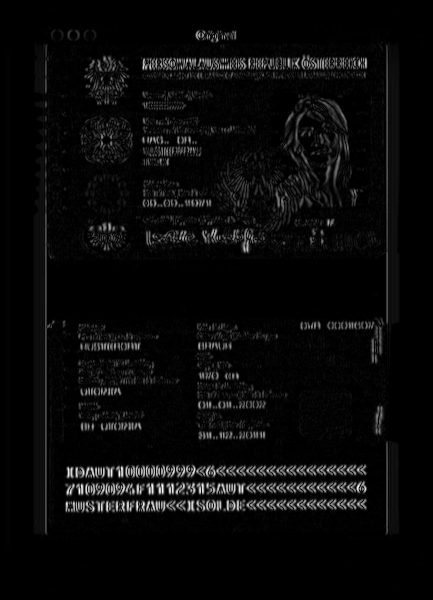
#> input picture MRZs_passport/mrz_gradx.png, 433 x 600 px
$ python detect_mrz.py --images .   (older library calls are emulated)
#> lines starting #> are read from the running program, lines starting #| are printed output that depends on the picture; after the words box and inside, x2 and y2 are one past the last pixel; in counts of white or black regions, pixels touching at a corner belong together
# USAGE
# python detect_mrz.py ./images/

from imutils import paths
import numpy as np
import argparse
import imutils
import cv2

# construct the argument parse and parse the arguments
ap = argparse.ArgumentParser()
ap.add_argument("-i", "--images", required=True,
	help="Path to the images directory")
args = vars(ap.parse_args())


# initialize a rectangular and square structuring kernel
# for applying morphological operations, specially the closing operation
rectKernel = cv2.getStructuringElement(cv2.MORPH_RECT, (13, 5))
sqKernel = cv2.getStructuringElement(cv2.MORPH_RECT, (21, 21))

# loop over the input image paths
for imagePath in paths.list_images(args["images"]):
	# load the image, resize it, and convert it to grayscale
	image = cv2.imread(imagePath)
#> image is the input picture: shape (600, 433, 3); min 0, max 255, mean 9.8
	image = imutils.resize(image, height=600)
	gray = cv2.cvtColor(image, cv2.COLOR_BGR2GRAY)

	# smooth the image using a 3x3 Gaussian Filter, then apply the blackhat
	# morphological operator to find dark regions on a light background
	gray = cv2.GaussianBlur(gray, (3, 3), 0)
	blackhat = cv2.morphologyEx(gray, cv2.MORPH_BLACKHAT, rectKernel)
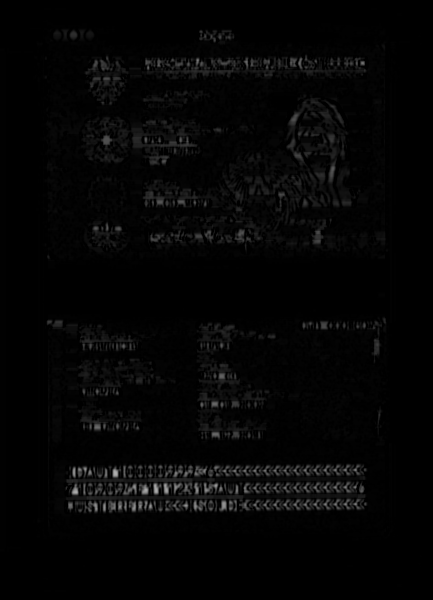
#> blackhat: shape (600, 433); min 0, max 175, mean 4.9

	# computing the gradient of the blackhat image can improve MRZ detection accuracy
	# compute the gradient magnitude representation of the blackhat image using Sobel operator
	# and scale the result into the range [0, 255]
	gradX = cv2.Sobel(blackhat, ddepth=cv2.CV_32F, dx=1, dy=0, ksize=-1)
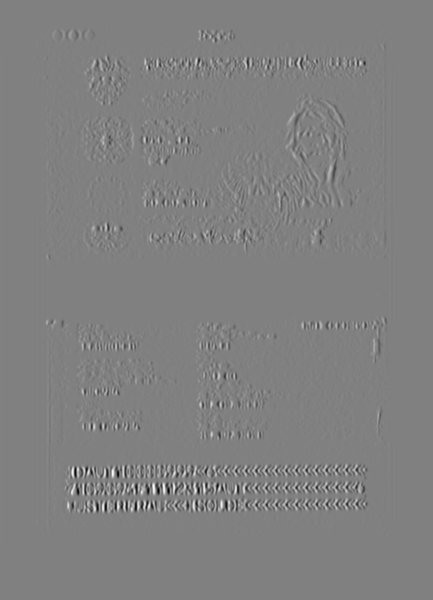
#> gradX: shape (600, 433) float32; min -2357, max 2312, mean -0.1; drawn with min black and max white
	gradX = np.absolute(gradX)
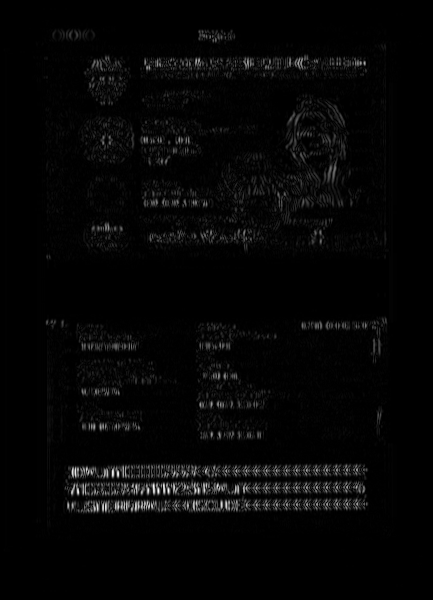
#> gradX: shape (600, 433) float32; min 0, max 2357, mean 56.3; drawn with min black and max white
	(minVal, maxVal) = (np.min(gradX), np.max(gradX))
#> minVal = 0; maxVal = 2357
	gradX = (255 * ((gradX - minVal) / (maxVal - minVal))).astype("uint8")

	# apply a closing operation using the rectangular kernel to close
	# gaps in between letters -- then apply Otsu's thresholding method
	gradX = cv2.morphologyEx(gradX, cv2.MORPH_CLOSE, rectKernel)
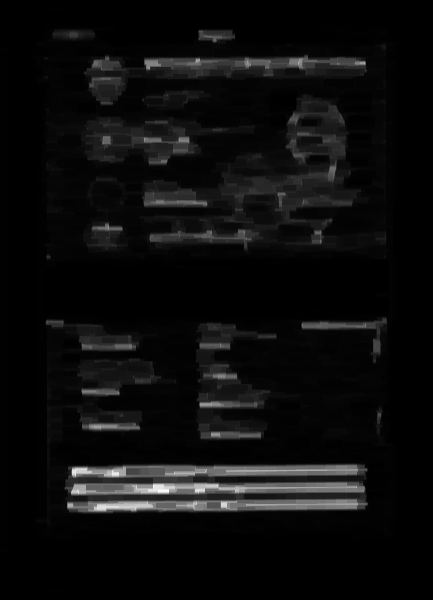
#> gradX: shape (600, 433); min 0, max 255, mean 12.5
	thresh = cv2.threshold(gradX, 0, 255, cv2.THRESH_BINARY | cv2.THRESH_OTSU)[1]
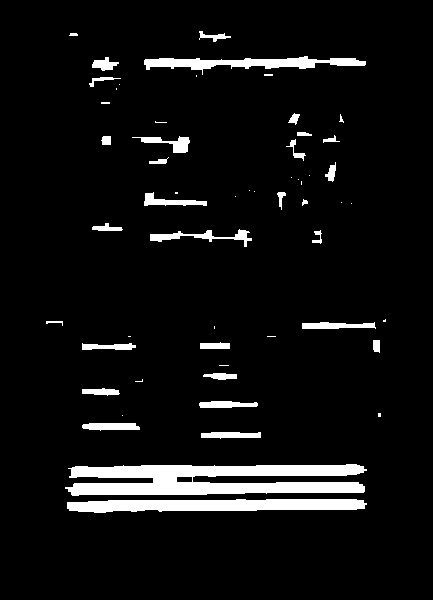
#> thresh: shape (600, 433); 6.5% white; 56 white regions (24 under 20 px), largest, box (x1, y1, x2, y2) and area: (65, 464, 367, 496) 6769, (67, 499, 367, 513) 3241, (144, 56, 366, 75) 1761

	# perform another closing operation, this time using the square kernel
	# to close gaps between lines of the MRZ, then perform a series of
	# erosions to break apart connected components
	thresh = cv2.morphologyEx(thresh, cv2.MORPH_CLOSE, sqKernel)
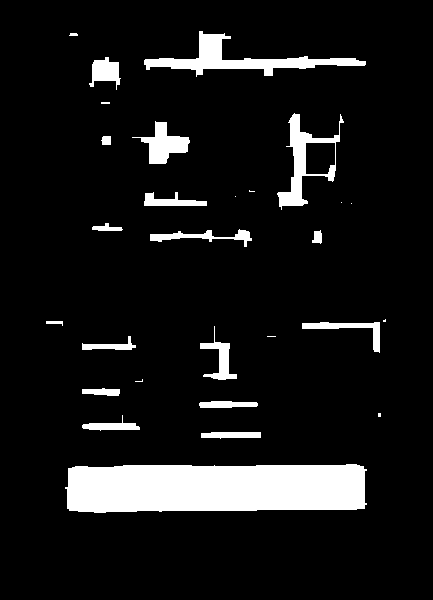
#> thresh: shape (600, 433); 9.3% white; 28 white regions (9 under 20 px), largest, box (x1, y1, x2, y2) and area: (65, 464, 367, 513) 13500, (144, 31, 366, 77) 2741, (277, 113, 344, 210) 1735
	thresh = cv2.erode(thresh, None, iterations=4)
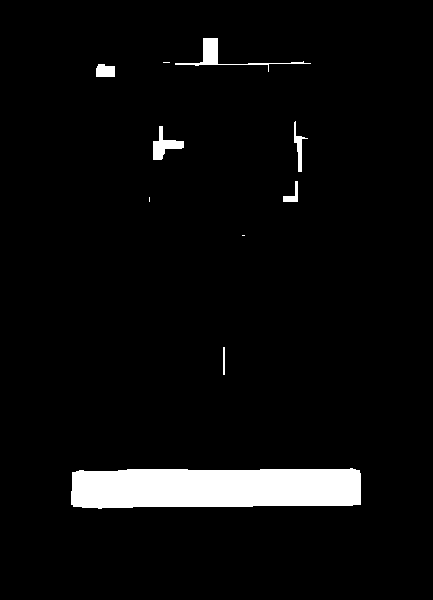
#> thresh: shape (600, 433); 4.8% white; 10 white regions (3 under 20 px), largest, box (x1, y1, x2, y2) and area: (71, 468, 361, 509) 10756, (175, 38, 311, 72) 603, (153, 126, 184, 160) 439

	# during thresholding, it's possible that border pixels were included in
	# the thresholding, so let's set 5% of the left and right border to zero
	p = int(image.shape[1] * 0.05)
#> p = 21
	thresh[:, 0:p] = 0
	thresh[:, image.shape[1]-p:] = 0
#> pass 2 of the loop `for imagePath in paths.list_images(args["images"]):`:
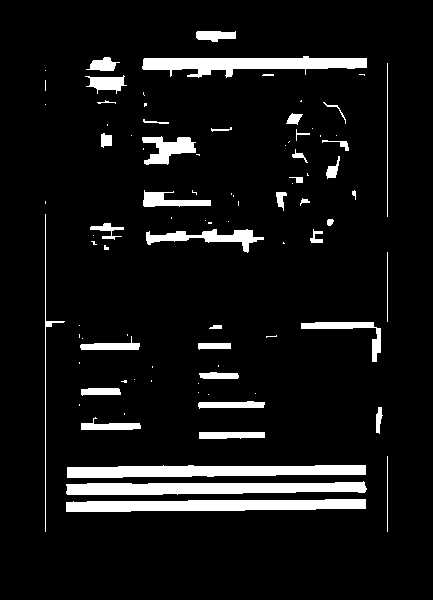
#> input picture MRZs_passport/mrz_otsu.png, 433 x 600 px
#> image is the input picture: shape (600, 433, 3); 8.1% white; 90 white regions (48 under 20 px), largest, box (x1, y1, x2, y2) and area: (66, 481, 367, 495) 3199, (67, 465, 366, 478) 3095, (66, 499, 366, 512) 3093
#> `gradX = cv2.Sobel(blackhat, ddepth=cv2.CV_32F, dx=1, dy=0, ksize=-1)`:
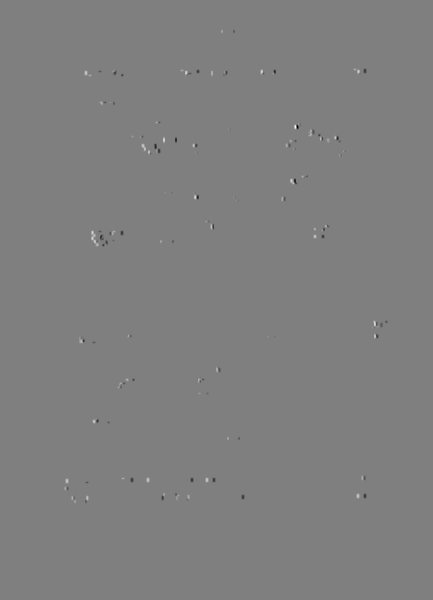
#> gradX: shape (600, 433) float32; min -1488, max 1488, mean 0; drawn with min black and max white
#> maxVal = 1488
#> `thresh = cv2.erode(thresh, None, iterations=4)`:
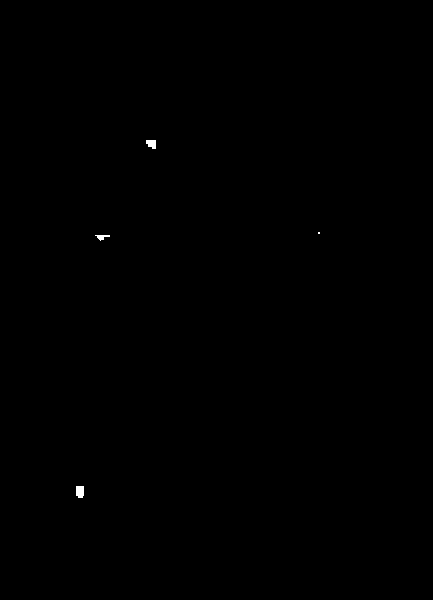
#> thresh: shape (600, 433); 0.08% white; 4 white regions (1 under 20 px), largest, box (x1, y1, x2, y2) and area: (76, 486, 84, 498) 90, (146, 140, 156, 149) 72, (95, 235, 110, 241) 47
